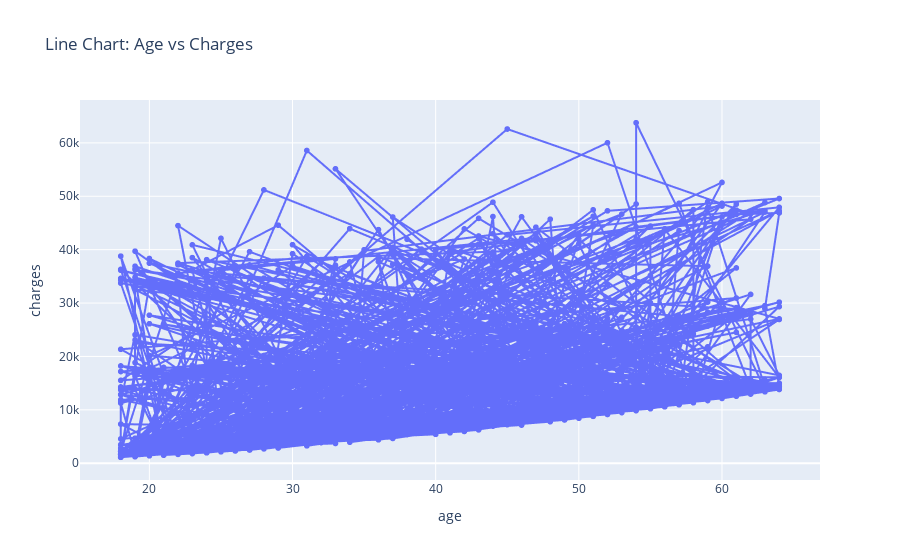

Here is the notebook cell this chart was saved with:
### Markdown cell above
### 7. Line Chart (Age vs Charges)

### Code cell
fig = px.line(df, x='age', y='charges', title='Line Chart: Age vs Charges', markers=True)
fig.show()

### Figure 1 — Plotly figure (JSON) as saved in the notebook; plotly's stock layout.template omitted (floating-point values rounded to 4 significant figures; data arrays with more than 128 entries replaced by an {"elided": "..."} marker saying what was removed)
{"data": [{"hovertemplate": "age=%{x}<br>charges=%{y}<extra></extra>", "legendgroup": "", "line": {"color": "#636efa", "dash": "solid"}, "marker": {"symbol": "circle"}, "mode": "lines+markers", "name": "", "showlegend": false, "type": "scattergl", "x": {"elided": "1338 int values"}, "xaxis": "x", "y": {"elided": "1338 float values"}, "yaxis": "y"}], "layout": {"legend": {"tracegroupgap": 0}, "title": {"text": "Line Chart: Age vs Charges"}, "xaxis": {"anchor": "y", "domain": [0, 1], "title": {"text": "age"}}, "yaxis": {"anchor": "x", "domain": [0, 1], "title": {"text": "charges"}}}}
